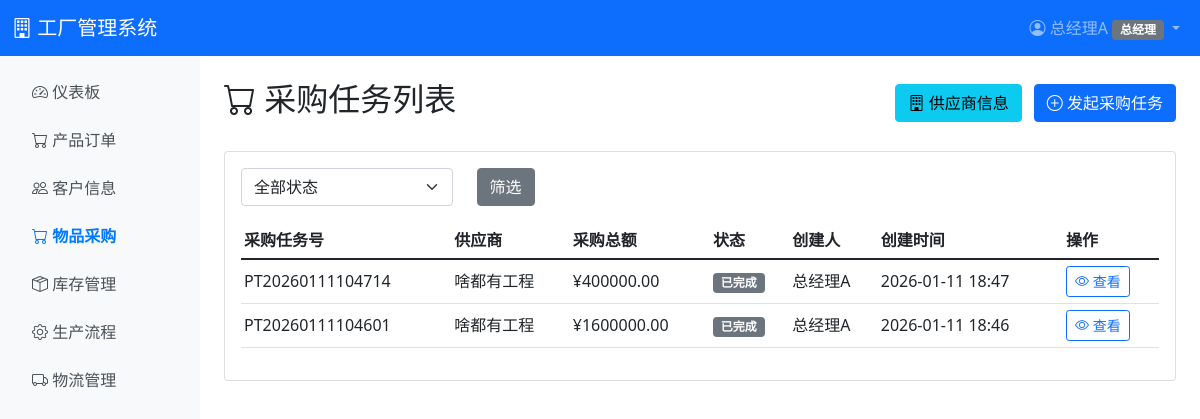
Before: /purchase/tasks/ (signed in) with the older database file.
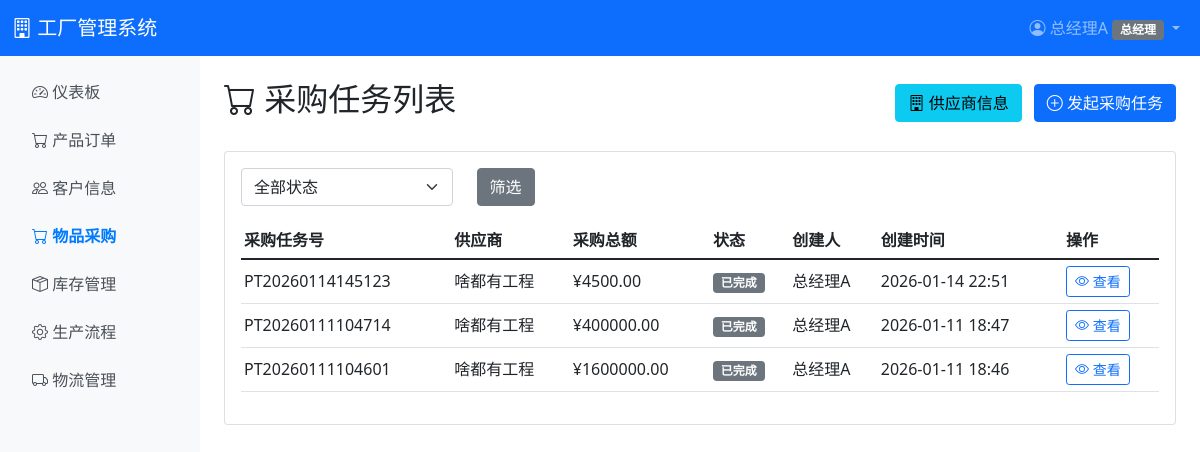
After: the same page with the newer database file.
### purchase/models.py (models this page shows, shortened)
class PurchaseTask(models.Model):
    STATUS_CHOICES = [
        ('pending', '待审批'),
        ('approved', '已审批'),
        ('purchasing', '采购中'),
        ('completed', '已完成'),
        ('cancelled', '已取消'),
        ('terminated', '已终结'),
    ]
    task_no = models.CharField(max_length=50, unique=True, verbose_name='采购任务号')
    supplier = models.CharField(max_length=200, verbose_name='供应商')
    contact_person = models.CharField(max_length=100, blank=True, verbose_name='联系人')
    contact_phone = models.CharField(max_length=20, blank=True, verbose_name='联系电话')
    total_amount = models.DecimalField(max_digits=12, decimal_places=2, default=0, verbose_name='采购总额')
    status = models.CharField(max_length=20, choices=STATUS_CHOICES, default='pending', verbose_name='状态')
    created_by = models.ForeignKey('auth.User', on_delete=models.PROTECT, related_name='created_purchase_tasks', verbose_name='创建人')
    approved_by = models.ForeignKey('auth.User', on_delete=models.SET_NULL, null=True, blank=True, related_name='approved_purchase_tasks', verbose_name='审批人')
    approved_at = models.DateTimeField(null=True, blank=True, verbose_name='审批时间')
    terminated_by = models.ForeignKey('auth.User', on_delete=models.SET_NULL, null=True, blank=True, related_name='terminated_purchase_tasks', verbose_name='终结人')
    terminated_at = models.DateTimeField(null=True, blank=True, verbose_name='终结时间')
    terminate_reason = models.TextField(blank=True, verbose_name='终结原因')
    remark = models.TextField(blank=True, verbose_name='备注')
    created_at = models.DateTimeField(auto_now_add=True, verbose_name='创建时间')
    updated_at = models.DateTimeField(auto_now=True, verbose_name='更新时间')
    class Meta:
        verbose_name = '采购任务'
        verbose_name_plural = '采购任务'
        ordering = ['-created_at']

### purchase/views.py (the view)
# urls.py: path('tasks/', views.task_list, name='task_list'),
@login_required
@role_required('warehouse', 'ceo')
def task_list(request):
    tasks = PurchaseTask.objects.select_related('created_by', 'approved_by', 'terminated_by').all()
    status_filter = request.GET.get('status', '')
    if status_filter:
        tasks = tasks.filter(status=status_filter)
    paginator = Paginator(tasks, 20)  # 每页20条
    page_number = request.GET.get('page')
    page_obj = paginator.get_page(page_number)
    extra_params = ''
    if status_filter:
        extra_params = f'status={status_filter}'
    context = {
        'tasks': page_obj,
        'status_filter': status_filter,
        'extra_params': extra_params,
    }
    return render(request, 'purchase/task_list.html', context)

### templates/purchase/task_list.html (shortened to what this page needs)
{% extends 'base.html' %}
{% block content %}
<div class="d-flex justify-content-between align-items-center mb-4">
    <h2><i class="bi bi-cart"></i> 采购任务列表</h2>
    <div>
        <a href="{% url 'purchase:supplier_list' %}" class="btn btn-info me-2">
            <i class="bi bi-building"></i> 供应商信息
        </a>
        <a href="{% url 'purchase:task_create' %}" class="btn btn-primary">
            <i class="bi bi-plus-circle"></i> 发起采购任务
        </a>
    </div>
</div>
<div class="card">
    <div class="card-body">
        <form method="get" class="mb-3">
            <div class="row">
                <div class="col-md-3">
                    <select name="status" class="form-select">
                        <option value="">全部状态</option>
                    </select>
                </div>
                <div class="col-md-2">
                    <button type="submit" class="btn btn-secondary">筛选</button>
                </div>
            </div>
        </form>
        <div class="table-responsive">
            <table class="table table-hover table-sm">
                <thead>
                    <tr>
                        <th>采购任务号</th>
                        <th>供应商</th>
                        <th>采购总额</th>
                        <th>状态</th>
                        <th>创建人</th>
                        <th>创建时间</th>
                        <th>操作</th>
                    </tr>
                </thead>
                <tbody>
                    {% for task in tasks %}
                    <tr>
                        <td>{{ task.task_no }}</td>
                        <td>{{ task.supplier }}</td>
                        <td>¥{{ task.total_amount }}</td>
                        <td>
                            {% if task.status == 'pending' %}
                            <span class="badge bg-warning">待审批</span>
                            {% elif task.status == 'approved' %}
                            <span class="badge bg-success">已审批</span>
                            {% elif task.status == 'purchasing' %}
                            <span class="badge bg-info">采购中</span>
                            {% elif task.status == 'completed' %}
                            <span class="badge bg-secondary">已完成</span>
                            {% elif task.status == 'terminated' %}
                            <span class="badge bg-danger">已终结</span>
                            {% endif %}
                        </td>
                        <td>{{ task.created_by.username }}</td>
                        <td>{{ task.created_at|date:"Y-m-d H:i" }}</td>
                        <td>
                            <a href="{% url 'purchase:task_detail' task.pk %}" class="btn btn-sm btn-outline-primary">
                                <i class="bi bi-eye"></i> 查看
                            </a>
                        </td>
                    </tr>
                    {% empty %}
                    <tr>
                        <td colspan="7" class="text-center text-muted">暂无采购任务</td>
                    </tr>
                    {% endfor %}
                </tbody>
            </table>
        </div>
    </div>
</div>
{% endblock %}

Changed rows visible on the page:
added PurchaseTask: task_no "PT20260114145123", supplier "啥都有工程", total_amount "4500.00", status "已完成", created_by.username "总经理A", created_at "2026-01-14 22:51"
